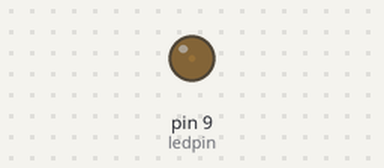
A sketch run on a simulated Arduino Uno, built with avr-gcc and run on an emulated ATmega328P. Parts: output pins drawn as LEDs (lit = HIGH).

Above: at 0.05 s.
At 0.95 s:
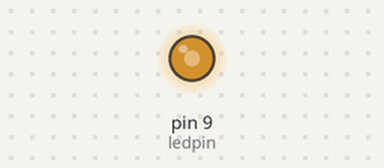
At 1.4 s:
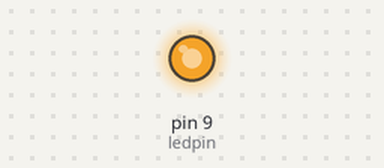
At 2.75 s:
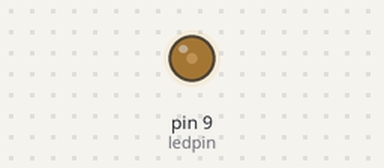
Timing chart, 0 to 7.2 s (numbered marks = the images above):
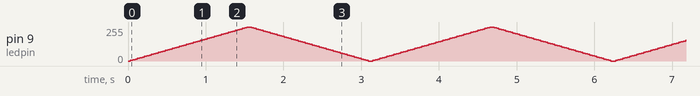

The sketch:

floating_PWM.ino
```cpp
int value = 0;       // переменная для хранения значения ШИМ
int ledpin = 9;      // светодиод подключён к выводу 9

void setup()
{
  // ничего не устанавливаем
}

void loop()
{
  for(value = 0 ; value <= 255; value+=5) // напряжение постепенно увеличивается (от 0V to 5V)
  {
    analogWrite(ledpin, value);
    delay(30);                            // ждём 30 миллисекунд, чтобы был виден эффект (светодиод постепенно загорается)
  }
  for(value = 255; value >=0; value-=5)   // а здесь напряжение будет постепенно уменьшаться (от 5V to 0V) (светодиод постепенно гаснет)
  {
    analogWrite(ledpin, value);
    delay(30);
  }
}
```
